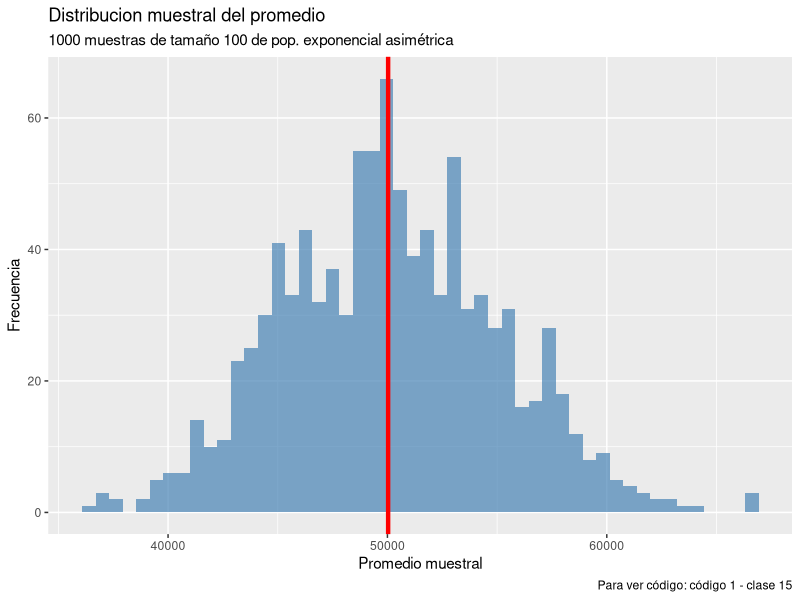
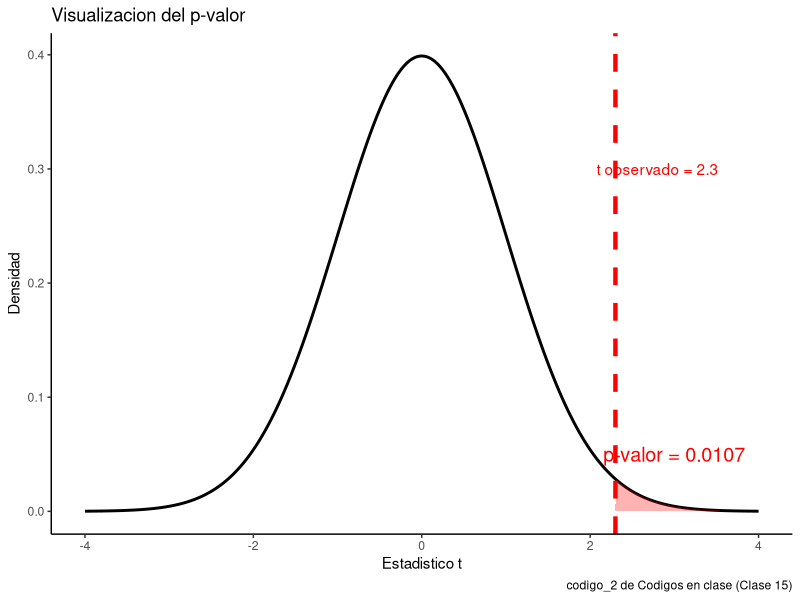
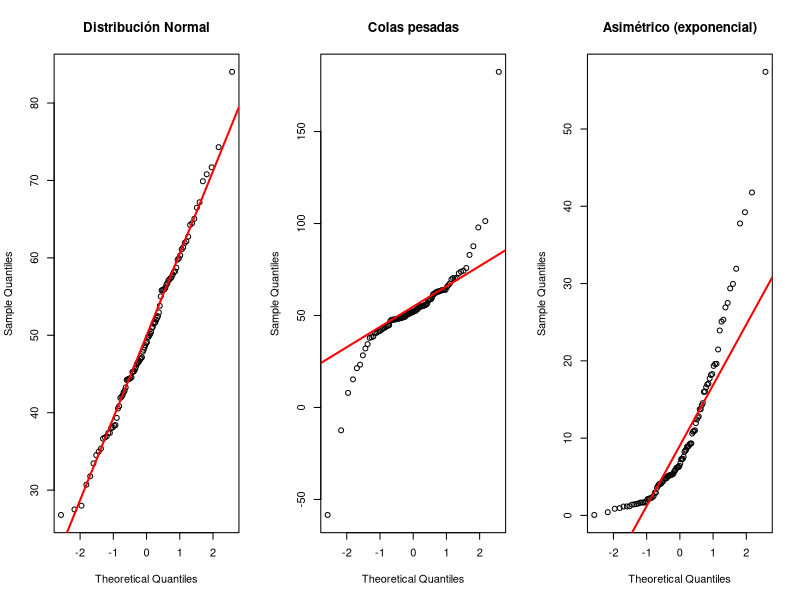
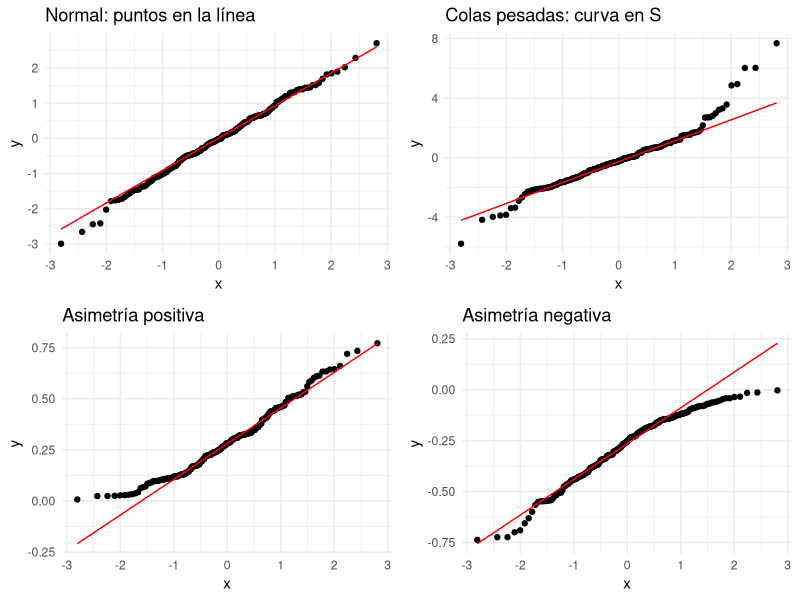
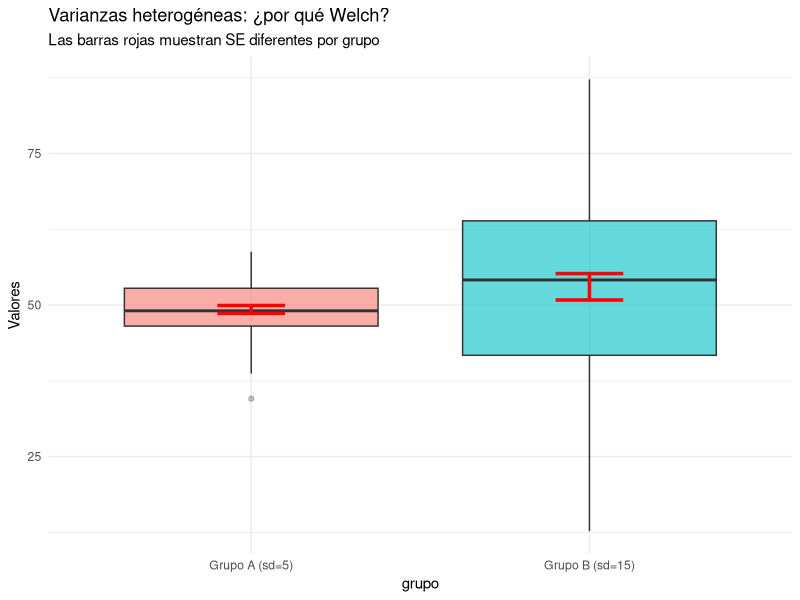
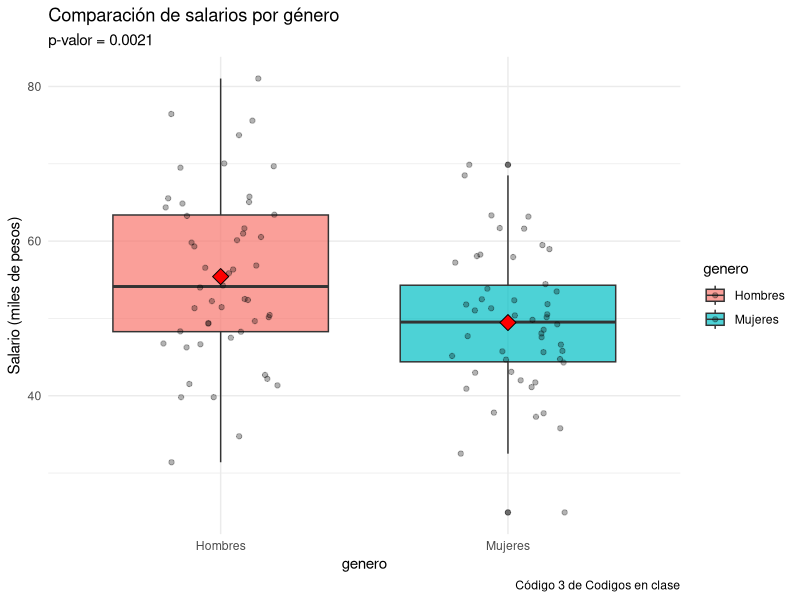
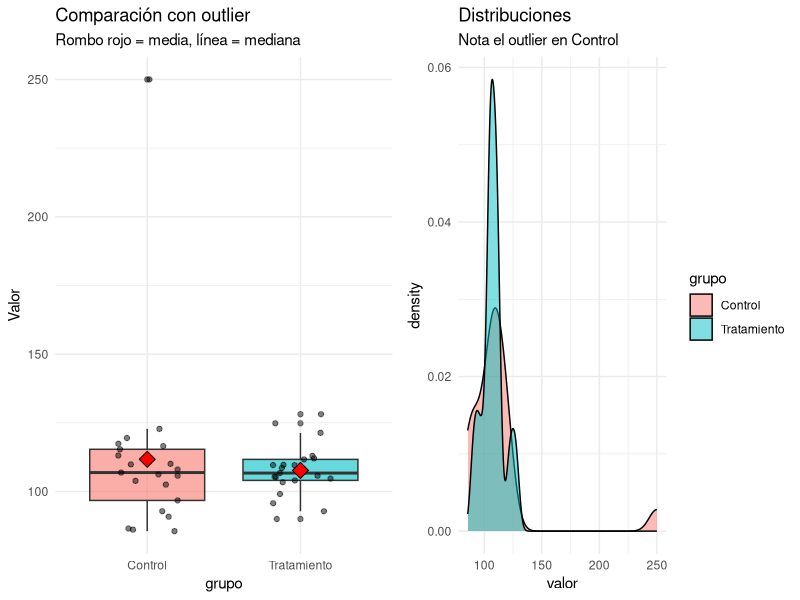
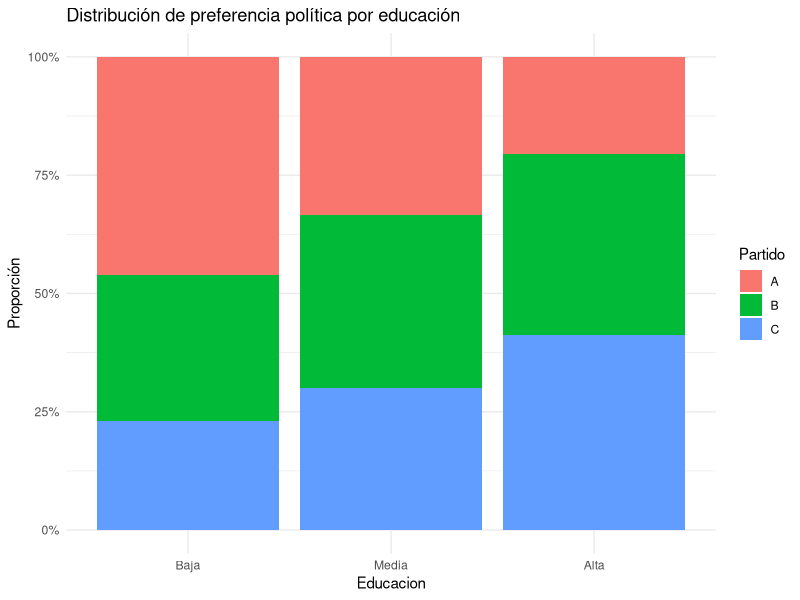

Here is the R script that generated these plots, in order:
## ---- chunk 1
# Simulacion: Distribucion muestral del promedio
library(tidyverse)

# Poblacion: ingresos con distribucion asimetrica
poblacion <- rexp(100000, rate = 1/50000)

# Tomar 1000 muestras de size 100
promedios_muestrales <- replicate(1000, {
  muestra <- sample(poblacion, 100)
  mean(muestra)
})

# Visualizar
tibble(promedio = promedios_muestrales) %>%
  ggplot(aes(x = promedio)) +
  geom_histogram(bins = 50, fill = "steelblue", alpha = 0.7) +
  geom_vline(xintercept = mean(poblacion), 
             color = "red", linewidth = 1.5) +
  labs(title = "Distribucion muestral del promedio",
       subtitle = "1000 muestras de tamaño 100 de pop. exponencial asimétrica",
       caption = 'Para ver código: código 1 - clase 15', 
       x = "Promedio muestral",
       y = "Frecuencia")
## ---- chunk 2
# Simulación: Impacto del tamaño muestral
tamaños <- c(10, 30, 100, 500)
resultados <- map_df(tamaños, function(n) {
  muestra <- rnorm(n, mean = 50, sd = 15)
  ic <- t.test(muestra)$conf.int
  tibble(
    n = n,
    ancho_ic = ic[2] - ic[1]
  )
})

print(resultados)
## ---- chunk 3
# Ejemplo: Test de una cola
library(ggplot2)

# Generar distribución bajo H0
x <- seq(-4, 4, length.out = 1000)
y <- dnorm(x)

# Estadístico observado
t_obs <- 2.3

# Crear visualización
tibble(x = x, y = y) %>%
  ggplot(aes(x = x, y = y)) +
  geom_line(linewidth = 1) +
  geom_area(data = . %>% filter(x >= t_obs),
            fill = "red", alpha = 0.3) +
  geom_vline(xintercept = t_obs, 
             color = "red", linewidth = 1.5, linetype = "dashed") +
  annotate("text", x = t_obs + 0.5, y = 0.3, 
           label = paste("t observado =", t_obs),
           color = "red") +
  annotate("text", x = 3, y = 0.05, 
           label = paste("p-valor =", round(1 - pnorm(t_obs), 4)),
           color = "red", size = 5) +
  labs(title = "Visualizacion del p-valor",
       x = "Estadistico t",
       y = "Densidad",
       caption = 'codigo_2 de Codigos en clase (Clase 15)') + 
  theme_classic()

## ---- chunk 4
# Datos que parecen normales
datos_normales <- rnorm(50, mean = 100, sd = 15)
shapiro.test(datos_normales)

# Datos claramente NO normales (exponencial)
datos_exponencial <- rexp(50, rate = 0.1)
shapiro.test(datos_exponencial)
## ---- chunk 5
par(mfrow = c(1, 3))

# Datos normales
datos_norm <- rnorm(100, 50, 10)
qqnorm(datos_norm, main = "Distribución Normal")
qqline(datos_norm, col = "red", lwd = 2)

# Datos con colas pesadas
datos_heavy <- rt(100, df = 3) * 10 + 50
qqnorm(datos_heavy, main = "Colas pesadas")
qqline(datos_heavy, col = "red", lwd = 2)

# Datos asimétricos
datos_asim <- rexp(100, rate = 0.1)
qqnorm(datos_asim, main = "Asimétrico (exponencial)")
qqline(datos_asim, col = "red", lwd = 2)
## ---- chunk 6
library(gridExtra)

# Crear diferentes patrones
set.seed(42)

p1 <- ggplot(data.frame(x = rnorm(200)), aes(sample = x)) +
  stat_qq() + stat_qq_line(color = "red") +
  labs(title = "Normal: puntos en la línea") +
  theme_minimal()

p2 <- ggplot(data.frame(x = rt(200, df = 3)), aes(sample = x)) +
  stat_qq() + stat_qq_line(color = "red") +
  labs(title = "Colas pesadas: curva en S") +
  theme_minimal()

p3 <- ggplot(data.frame(x = rbeta(200, 2, 5)), aes(sample = x)) +
  stat_qq() + stat_qq_line(color = "red") +
  labs(title = "Asimetría positiva") +
  theme_minimal()

p4 <- ggplot(data.frame(x = -rbeta(200, 2, 5)), aes(sample = x)) +
  stat_qq() + stat_qq_line(color = "red") +
  labs(title = "Asimetría negativa") +
  theme_minimal()

grid.arrange(p1, p2, p3, p4, ncol = 2)
## ---- chunk 7
salarios <- c(48, 52, 45, 55, 49, 51, 47, 53, 46, 54)
# H0: μ = 50 (mil pesos) # H1: μ ≠ 50 (test de dos colas)
resultado <- t.test(salarios, mu = 50)
print(resultado)
## ---- chunk 8
library(car)  # Para test de Levene

# Crear dos grupos con varianzas diferentes
grupo_a <- rnorm(50, mean = 50, sd = 5)   # Varianza pequeña
grupo_b <- rnorm(50, mean = 52, sd = 15)  # Varianza grande

# Test de Levene
leveneTest(c(grupo_a, grupo_b) ~ rep(c("A", "B"), each = 50))
## ---- chunk 9
set.seed(789)
grupo_a <- rnorm(50, mean = 50, sd = 5)
grupo_b <- rnorm(50, mean = 52, sd = 15)

datos <- tibble(
  valor = c(grupo_a, grupo_b),
  grupo = rep(c("Grupo A (sd=5)", "Grupo B (sd=15)"), each = 50)
)

ggplot(datos, aes(x = grupo, y = valor, fill = grupo)) +
  geom_boxplot(alpha = 0.6, outlier.alpha = 0.3) +
  stat_summary(fun.data = mean_se, geom = "errorbar", 
               width = 0.2, color = "red", linewidth = 1.2) +
  labs(title = "Varianzas heterogéneas: ¿por qué Welch?",
       subtitle = "Las barras rojas muestran SE diferentes por grupo",
       y = "Valores") +
  theme_minimal() +
  theme(legend.position = "none")
## ---- chunk 10
set.seed(123)
salarios_hombres <- rnorm(50, mean = 55, sd = 12)
salarios_mujeres <- rnorm(50, mean = 48, sd = 10)
# H0: μ_hombres = μ_mujeres (no hay diferencia)
# H1: μ_hombres > μ_mujeres (test de una cola)
resultado <- t.test(salarios_hombres, salarios_mujeres, 
                   alternative = "greater")
print(resultado) 
## ---- chunk 11
# Datos simulados
set.seed(123)
salarios_hombres <- rnorm(50, mean = 55, sd = 12)
salarios_mujeres <- rnorm(50, mean = 48, sd = 10)

# H0: μ_hombres = μ_mujeres (no hay diferencia)
# H1: μ_hombres > μ_mujeres (test de una cola)

resultado <- t.test(salarios_hombres, salarios_mujeres, 
                    alternative = "greater")

# Visualización
datos_comparacion <- tibble(
  salario = c(salarios_hombres, salarios_mujeres),
  genero = rep(c("Hombres", "Mujeres"), each = 50)
)

ggplot(datos_comparacion, aes(x = genero, y = salario, fill = genero)) +
  geom_boxplot(alpha = 0.7) +
  geom_jitter(width = 0.2, alpha = 0.3) +
  stat_summary(fun = mean, geom = "point", 
               shape = 23, size = 4, fill = "red") +
  labs(title = "Comparación de salarios por género",
       subtitle = paste("p-valor =", round(resultado$p.value, 4)),
       y = "Salario (miles de pesos)",
       caption='Código 3 de Codigos en clase') +
  theme_minimal()
## ---- chunk 12
# Datos con outliers extremos
set.seed(456)
grupo_control <- c(rnorm(20, mean = 100, sd = 10), 250)  # Un outlier
grupo_tratamiento <- rnorm(21, mean = 110, sd = 10)

# Test T (sensible a outliers)
t.test(grupo_tratamiento, grupo_control)$p.value

# Test de Wilcoxon (robusto a outliers)
wilcox.test(grupo_tratamiento, grupo_control)$p.value
## ---- chunk 13
# Crear datos
set.seed(456)
grupo_control <- c(rnorm(20, mean = 100, sd = 10), 250)
grupo_tratamiento <- rnorm(21, mean = 110, sd = 10)

datos_comp <- tibble(
  valor = c(grupo_control, grupo_tratamiento),
  grupo = rep(c("Control", "Tratamiento"), c(21, 21))
)

p1 <- ggplot(datos_comp, aes(x = grupo, y = valor, fill = grupo)) +
  geom_boxplot(alpha = 0.6) +
  geom_jitter(width = 0.2, alpha = 0.5) +
  stat_summary(fun = mean, geom = "point", shape = 23, 
               size = 4, fill = "red") +
  labs(title = "Comparación con outlier",
       subtitle = "Rombo rojo = media, línea = mediana",
       y = "Valor") +
  theme_minimal() +
  theme(legend.position = "none")

p2 <- ggplot(datos_comp, aes(x = valor, fill = grupo)) +
  geom_density(alpha = 0.5) +
  labs(title = "Distribuciones",
       subtitle = "Nota el outlier en Control") +
  theme_minimal()

library(gridExtra)
grid.arrange(p1, p2, ncol = 2)
## ---- chunk 14
# Ejemplo: satisfacción antes y después de capacitación (escala 1-10, datos ordinales)
antes <- c(5, 6, 4, 7, 5, 6, 4, 5, 6, 7)
despues <- c(7, 8, 6, 8, 7, 7, 5, 6, 8, 9)
# Test t pareado (asume normalidad)
t.test(despues, antes, paired = TRUE)$p.value
# Test de Wilcoxon pareado (no asume normalidad)
wilcox.test(despues, antes, paired = TRUE)$p.value
## ---- chunk 15
# Tabla de contingencia
tabla <- matrix(c(120, 80, 60,   # Educación baja
                  100, 110, 90,  # Educación media
                  70, 130, 140), # Educación alta
                nrow = 3, byrow = TRUE,
                dimnames = list(
                  Educacion = c("Baja", "Media", "Alta"),
                  Partido = c("A", "B", "C")
                ))

# print(tabla)

# H0: Las variables son independientes
# H1: Las variables están relacionadas

resultado <- chisq.test(tabla)
#print(resultado)
# Visualización moderna con ggplot
as.data.frame.table(tabla) %>%
  ggplot(aes(x = Educacion, y = Freq, fill = Partido)) +
  geom_col(position = "fill") +
  scale_y_continuous(labels = scales::percent) +
  labs(title = "Distribución de preferencia política por educación",
       y = "Proporción",
       ) +
  theme_minimal()
## ---- chunk 16
# Tabla de contingencia
tabla <- matrix(c(120, 80, 60,   # Educación baja
                  100, 110, 90,  # Educación media
                  70, 130, 140), # Educación alta
                nrow = 3, byrow = TRUE,
                dimnames = list(
                  Educacion = c("Baja", "Media", "Alta"),
                  Partido = c("A", "B", "C")
                ))

# print(tabla)

# H0: Las variables son independientes
# H1: Las variables están relacionadas

resultado <- chisq.test(tabla)
print(resultado)

## ---- chunk 17
# Crear tabla resumen
resumen <- tibble(
  Situacion = c(
    "1 muestra vs valor (n ≥ 30)",
    "1 muestra vs valor (n < 30 o NO normal)",
    "2 muestras independientes (n ≥ 30)",
    "2 muestras independientes (n < 30 o NO normal)",
    "2 muestras pareadas (n ≥ 30)",
    "2 muestras pareadas (n < 30 o NO normal)",
    "Verificar normalidad (crucial si n < 30)",
    "Verificar varianzas iguales"
  ),
  Test = c(
    "t.test(x, mu = valor)",
    "wilcox.test(x, mu = valor)",
    "t.test(x, y)",
    "wilcox.test(x, y)",
    "t.test(x, y, paired = TRUE)",
    "wilcox.test(x, y, paired = TRUE)",
    "shapiro.test() + Q-Q plot",
    "leveneTest() o var.test()"
  )
)

knitr::kable(resumen, format = "markdown")
